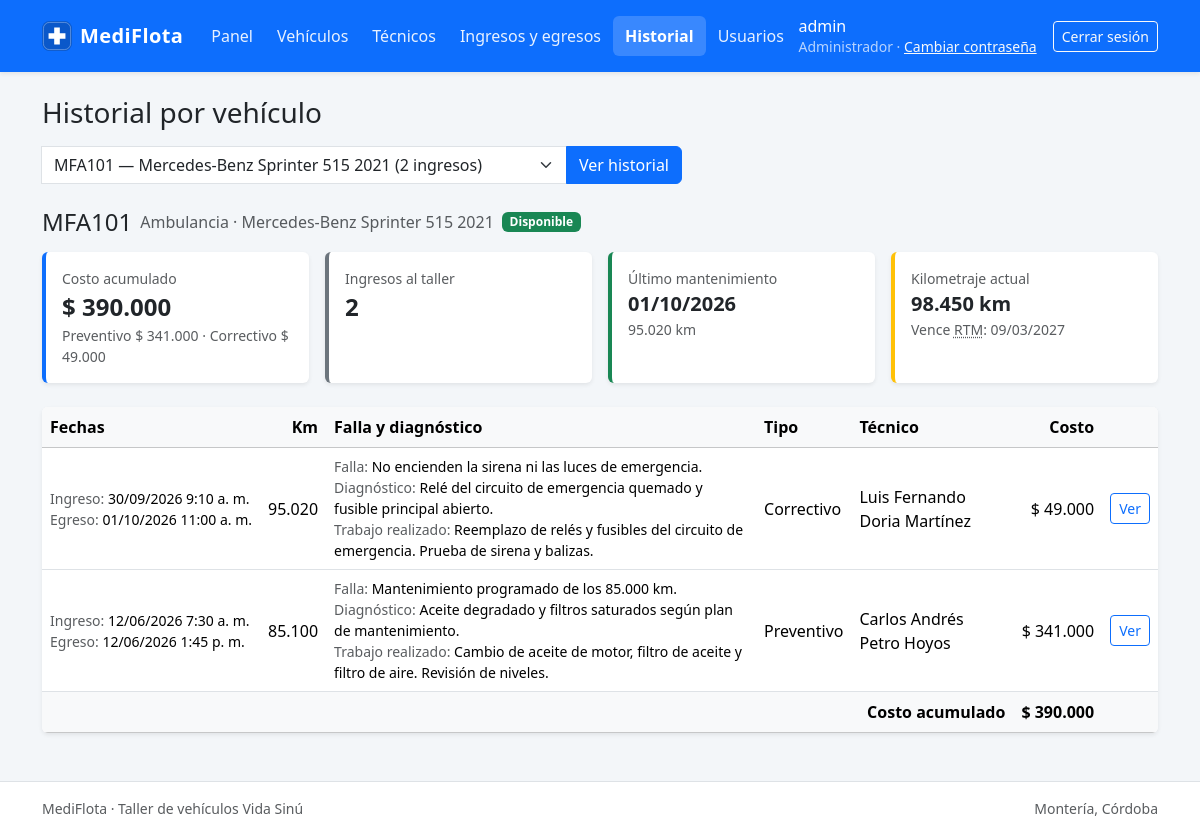
Screenshot of /modules/historial/?id_vehiculo=1 (signed in) with the database file from the repository.
### tables this page shows
CREATE TABLE usuario (
  id_usuario     INT          NOT NULL AUTO_INCREMENT,
  usuario        VARCHAR(50)  NOT NULL,
  password_hash  VARCHAR(255) NOT NULL,
  perfil         ENUM('administrador','tecnico') NOT NULL,
  id_tecnico     INT          NULL,
  activo         TINYINT(1)   NOT NULL DEFAULT 1,
  PRIMARY KEY (id_usuario),
  UNIQUE KEY uq_usuario_usuario (usuario),
  UNIQUE KEY uq_usuario_id_tecnico (id_tecnico),
  CONSTRAINT fk_usuario_tecnico
    FOREIGN KEY (id_tecnico) REFERENCES tecnico (id_tecnico),
  CONSTRAINT chk_usuario_perfil_tecnico
    CHECK (perfil <> 'tecnico' OR id_tecnico IS NOT NULL)
);

CREATE TABLE vehiculo (
  id_vehiculo      INT         NOT NULL AUTO_INCREMENT,
  placa            VARCHAR(10) NOT NULL,
  tipo             ENUM('ambulancia','otro') NOT NULL,
  marca            VARCHAR(50) NOT NULL,
  modelo           VARCHAR(50) NOT NULL,
  kilometraje      INT         NOT NULL DEFAULT 0,
  vencimiento_rtm  DATE        NOT NULL,
  estado           ENUM('disponible','en_mantenimiento','fuera_servicio')
                               NOT NULL DEFAULT 'disponible',
  activo           TINYINT(1)  NOT NULL DEFAULT 1,
  PRIMARY KEY (id_vehiculo),
  UNIQUE KEY uq_vehiculo_placa (placa),
  KEY idx_vehiculo_estado (estado),
  CONSTRAINT chk_vehiculo_kilometraje CHECK (kilometraje >= 0)
);

CREATE TABLE ingreso (
  id_ingreso           INT      NOT NULL AUTO_INCREMENT,
  id_vehiculo          INT      NOT NULL,
  fecha_hora_ingreso   DATETIME NOT NULL,
  kilometraje_ingreso  INT      NOT NULL,
  falla_reportada      TEXT     NOT NULL,
  diagnostico          TEXT     NULL,
  tipo_mantenimiento   ENUM('preventivo','correctivo') NULL,
  id_tecnico           INT      NULL,
  fecha_hora_egreso    DATETIME NULL,
  trabajo_realizado    TEXT     NULL,
  PRIMARY KEY (id_ingreso),
  KEY idx_ingreso_vehiculo (id_vehiculo),
  KEY idx_ingreso_tecnico (id_tecnico),
  CONSTRAINT fk_ingreso_vehiculo
    FOREIGN KEY (id_vehiculo) REFERENCES vehiculo (id_vehiculo),
  CONSTRAINT fk_ingreso_tecnico
    FOREIGN KEY (id_tecnico) REFERENCES tecnico (id_tecnico),
  CONSTRAINT chk_ingreso_kilometraje CHECK (kilometraje_ingreso >= 0),
  CONSTRAINT chk_ingreso_fechas
    CHECK (fecha_hora_egreso IS NULL OR fecha_hora_egreso >= fecha_hora_ingreso)
);

CREATE TABLE tecnico (
  id_tecnico    INT          NOT NULL AUTO_INCREMENT,
  nombre        VARCHAR(100) NOT NULL,
  documento     VARCHAR(20)  NOT NULL,
  telefono      VARCHAR(20)  NULL,
  especialidad  VARCHAR(60)  NOT NULL,
  activo        TINYINT(1)   NOT NULL DEFAULT 1,
  PRIMARY KEY (id_tecnico),
  UNIQUE KEY uq_tecnico_documento (documento)
);

### modules/historial/index.php (the view, shortened to what the rows shown need)
<?php
require_once __DIR__ . '/../../includes/sesion.php';
require_once __DIR__ . '/logica.php';
requiere_perfil('administrador', 'tecnico');
$u = usuario_actual();
$idVehiculo = filter_var($_GET['id_vehiculo'] ?? '', FILTER_VALIDATE_INT, ['options' => ['min_range' => 1]]) ?: null;
$vehiculo   = $idVehiculo ? vehiculo_del_historial($idVehiculo) : null;
$ingresos = $vehiculo ? historial_de_vehiculo($idVehiculo) : [];
$resumen  = resumen_historial($ingresos);
require __DIR__ . '/../../includes/header.php';
?>
<h1 class="h3 mb-3">Historial por vehículo</h1>
<?php if (!$vehiculo): ?>
    <div class="alert alert-info">Selecciona un vehículo para ver todos sus ingresos al taller y su costo acumulado.</div>
<?php else: ?>
    <div class="d-flex align-items-center flex-wrap gap-2 mb-3">
        <h2 class="h4 mb-0"><?= e($vehiculo['placa']) ?></h2>
        <span class="text-muted"><?= e(TIPOS_VEHICULO[$vehiculo['tipo']] . ' · ' . $vehiculo['marca'] . ' ' . $vehiculo['modelo']) ?></span>
        <?= etiqueta_estado_vehiculo($vehiculo['estado']) ?>
    </div>
    <div class="row g-3 mb-4">
        <div class="col-sm-6 col-lg-3">
            <div class="card h-100 shadow-sm border-0 border-start border-4 border-primary">
                <div class="card-body">
                    <div class="small text-muted">Costo acumulado</div>
                    <div class="fs-4 fw-semibold"><?= e(formato_pesos($resumen['costo_acumulado'])) ?></div>
                    <?php if ($resumen['costo_acumulado'] > 0): ?>
                        <div class="small text-muted">
                            Preventivo <?= e(formato_pesos($resumen['costo_por_tipo']['preventivo'])) ?> ·
                            Correctivo <?= e(formato_pesos($resumen['costo_por_tipo']['correctivo'])) ?>
                        </div>
                    <?php endif; ?>
                </div>
            </div>
        </div>
        <div class="col-sm-6 col-lg-3">
            <div class="card h-100 shadow-sm border-0 border-start border-4 border-secondary">
                <div class="card-body">
                    <div class="small text-muted">Ingresos al taller</div>
                    <div class="fs-4 fw-semibold"><?= count($ingresos) ?></div>
                </div>
            </div>
        </div>
        <div class="col-sm-6 col-lg-3">
            <div class="card h-100 shadow-sm border-0 border-start border-4 border-success">
                <div class="card-body">
                    <div class="small text-muted">Último mantenimiento</div>
                    <?php if ($resumen['ultimo']): ?>
                        <div class="fs-5 fw-semibold"><?= e(formato_fecha($resumen['ultimo']['fecha_hora_egreso'])) ?></div>
                        <div class="small text-muted"><?= e(formato_numero($resumen['ultimo']['kilometraje_ingreso'])) ?> km</div>
                    <?php else: ?>
                        <div class="text-muted">Sin mantenimientos terminados</div>
                    <?php endif; ?>
                </div>
            </div>
        </div>
        <div class="col-sm-6 col-lg-3">
            <div class="card h-100 shadow-sm border-0 border-start border-4 border-warning">
                <div class="card-body">
                    <div class="small text-muted">Kilometraje actual</div>
                    <div class="fs-5 fw-semibold"><?= e(formato_numero($vehiculo['kilometraje'])) ?> km</div>
                    <div class="small text-muted">Vence <abbr title="Revisión técnico-mecánica">RTM</abbr>: <?= etiqueta_rtm($vehiculo['vencimiento_rtm']) ?></div>
                </div>
            </div>
        </div>
    </div>
    <?php if (!$ingresos): ?>
        <div class="alert alert-info">Este vehículo no tiene ingresos al taller registrados.</div>
    <?php else: ?>
        <div class="table-responsive bg-white rounded shadow-sm">
            <table class="table align-middle mb-0">
                <thead class="table-light">
                    <tr>
                        <th>Fechas</th>
                        <th class="text-end">Km</th>
                        <th>Falla y diagnóstico</th>
                        <th>Tipo</th>
                        <th>Técnico</th>
                        <th class="text-end">Costo</th>
                        <th></th>
                    </tr>
                </thead>
                <tbody>
                <?php foreach ($ingresos as $i): ?>
                    <tr>
                        <td class="text-nowrap small">
                            <div><span class="text-muted">Ingreso:</span> <?= e(formato_fecha_hora($i['fecha_hora_ingreso'])) ?></div>
                            <div>
                                <span class="text-muted">Egreso:</span>
                                <?= $i['fecha_hora_egreso'] !== null
                                    ? e(formato_fecha_hora($i['fecha_hora_egreso']))
                                    : '<span class="badge text-bg-warning">En el taller</span>' ?>
                            </div>
                        </td>
                        <td class="text-end text-nowrap"><?= e(formato_numero($i['kilometraje_ingreso'])) ?></td>
                        <td class="columna-texto small">
                            <div><span class="text-muted">Falla:</span> <?= e($i['falla_reportada']) ?></div>
                            <div><span class="text-muted">Diagnóstico:</span>
                                <?= $i['diagnostico'] !== null && trim($i['diagnostico']) !== '' ? e($i['diagnostico']) : '<span class="text-muted">Sin registrar</span>' ?></div>
                            <?php if ($i['trabajo_realizado'] !== null && trim($i['trabajo_realizado']) !== ''): ?>
                                <div><span class="text-muted">Trabajo realizado:</span> <?= e($i['trabajo_realizado']) ?></div>
                            <?php endif; ?>
                        </td>
                        <td><?= $i['tipo_mantenimiento'] !== null ? e(TIPOS_MANTENIMIENTO[$i['tipo_mantenimiento']]) : '<span class="text-muted">—</span>' ?></td>
                        <td><?= $i['nombre_tecnico'] !== null ? e($i['nombre_tecnico']) : '<span class="text-muted">Sin asignar</span>' ?></td>
                        <td class="text-end text-nowrap"><?= e(formato_pesos($i['costo_total'])) ?></td>
                        <td class="text-end">
                            <?php if (puede_gestionar_ingreso($u, $i)): ?>
                                <a class="btn btn-sm btn-outline-primary"
                                   href="<?= e(url('modules/ingresos/detalle.php?id=' . $i['id_ingreso'])) ?>">Ver</a>
                            <?php endif; ?>
                        </td>
                    </tr>
                <?php endforeach; ?>
                </tbody>
                <tfoot class="table-light">
                    <tr>
                        <th colspan="5" class="text-end">Costo acumulado</th>
                        <th class="text-end text-nowrap"><?= e(formato_pesos($resumen['costo_acumulado'])) ?></th>
                        <th></th>
                    </tr>
                </tfoot>
            </table>
        </div>
    <?php endif; ?>
<?php endif; ?>
<?php require __DIR__ . '/../../includes/footer.php'; ?>

### includes/header.php (shortened to what the rows shown need)
<?php
require_once __DIR__ . '/sesion.php';
require_once __DIR__ . '/menu.php';
$encabezadoUsuario = usuario_actual();
$encabezadoCss     = 'assets/css/estilos.css';
?>
<!doctype html>
<html lang="es">
<head>
    <link rel="stylesheet" href="<?= e(url('assets/vendor/bootstrap/bootstrap.min.css')) ?>"
>
    <link rel="stylesheet" href="<?= e(url($encabezadoCss) . '?v=' . filemtime(__DIR__ . '/../' . $encabezadoCss)) ?>">
</head>
<body class="d-flex flex-column min-vh-100">
<nav class="navbar navbar-expand-lg navbar-dark bg-primary shadow-sm mb-4">
    <div class="container">
        <div class="collapse navbar-collapse" id="menu-principal">
            <div class="d-flex align-items-center gap-3 py-2 py-lg-0">
                <span class="navbar-text lh-sm">
                    <span class="text-white"><?= e($encabezadoUsuario['nombre']) ?></span><br>
                    <small><?= e(nombre_perfil($encabezadoUsuario['perfil'])) ?> ·
                        <a href="<?= e(url('cambiar_clave.php')) ?>" class="link-light">Cambiar contraseña</a></small>
                </span>
            </div>
        </div>
    </div>
</nav>
<main class="container pb-5 flex-grow-1">

### includes/funciones.php (shortened to what the rows shown need)
<?php
function e($valor): string
{
    return htmlspecialchars((string) $valor, ENT_QUOTES, 'UTF-8');
}
function url(string $ruta = ''): string
{
    return BASE_URL . '/' . ltrim($ruta, '/');
}
function formato_fecha_hora(?string $fechaHora): string
{
    $t = strtotime($fechaHora);
    return date('d/m/Y g:i', $t) . (date('H', $t) < 12 ? ' a. m.' : ' p. m.');
}
function formato_numero($numero, int $decimales = 0): string
{
    return number_format((float) $numero, $decimales, ',', '.');
}
function formato_pesos($valor): string
{
    $valor = (float) $valor;
    $decimales = ((int) round($valor * 100)) % 100 !== 0 ? 2 : 0;
    return '$ ' . formato_numero($valor, $decimales);
}
function etiqueta_estado_vehiculo(string $estado): string
{
    $info = ESTADOS_VEHICULO[$estado] ?? ['texto' => $estado, 'color' => 'text-bg-secondary'];
    return '<span class="badge ' . $info['color'] . '">' . e($info['texto']) . '</span>';
}
function formato_fecha(?string $fecha): string
{
    return $fecha === null || $fecha === '' ? '' : date('d/m/Y', strtotime($fecha));
}
function estado_rtm(string $vencimiento): string
{
    $hoy = date('Y-m-d');
    return $vencimiento <= date('Y-m-d', strtotime('+' . DIAS_AVISO_RTM . ' days')) ? 'por_vencer' : 'vigente';
}
function etiqueta_rtm(string $vencimiento): string
{
    $html = e(formato_fecha($vencimiento));
    switch (estado_rtm($vencimiento)) {
        default:
            return $html;
    }
}

### rows the page displays
usuario: perfil "Administrador"
vehiculo: placa "MFA101", tipo+marca+modelo "Ambulancia · Mercedes-Benz Sprinter 515 2021", estado "Disponible", kilometraje "98.450", vencimiento_rtm "09/03/2027"
ingreso: fecha_hora_ingreso "30/09/2026 9:10 a. m.", fecha_hora_egreso "01/10/2026 11:00 a. m.", kilometraje_ingreso "95.020", falla_reportada "No encienden la sirena ni las luces de emergencia.", diagnostico "Relé del circuito de emergencia quemado y fusible principal abierto.", trabajo_realizado "Reemplazo de relés y fusibles del circuito de emergencia. Prueba de sirena y balizas.", tipo_mantenimiento "Correctivo", id_tecnico.nombre "Luis Fernando Doria Martínez", costo_total "$ 49.000"
ingreso: fecha_hora_ingreso "12/06/2026 7:30 a. m.", fecha_hora_egreso "12/06/2026 1:45 p. m.", kilometraje_ingreso "85.100", falla_reportada "Mantenimiento programado de los 85.000 km.", diagnostico "Aceite degradado y filtros saturados según plan de mantenimiento.", trabajo_realizado "Cambio de aceite de motor, filtro de aceite y filtro de aire. Revisión de niveles.", tipo_mantenimiento "Preventivo", id_tecnico.nombre "Carlos Andrés Petro Hoyos", costo_total "$ 341.000"

### other values shown
$opcion['titulo'] "Panel"
$opcion['titulo'] "Vehículos"
$opcion['titulo'] "Técnicos"
$opcion['titulo'] "Ingresos y egresos"
$opcion['titulo'] "Historial"
$opcion['titulo'] "Usuarios"
$encabezadoUsuario['nombre'] "admin"
formato_pesos($resumen['costo_acumulado']) "$ 390.000"
formato_pesos($resumen['costo_por_tipo']['preventivo']) "$ 341.000"
formato_pesos($resumen['costo_por_tipo']['correctivo']) "$ 49.000"
count($ingresos) "2"
formato_fecha($resumen['ultimo']['fecha_hora_egreso']) "01/10/2026"
formato_numero($resumen['ultimo']['kilometraje_ingreso']) "95.020"
form field id_vehiculo "MFA101 — Mercedes-Benz Sprinter 515 2021 (2 ingresos)"
